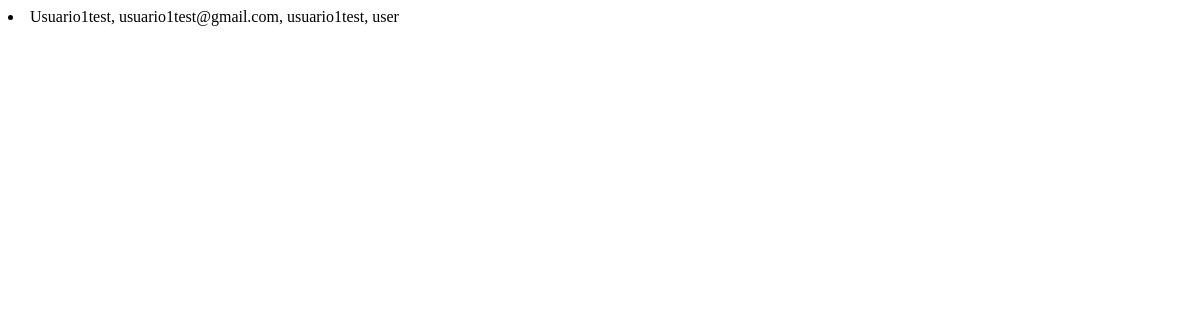
Page /leerUsuarios/ on the earlier database version.
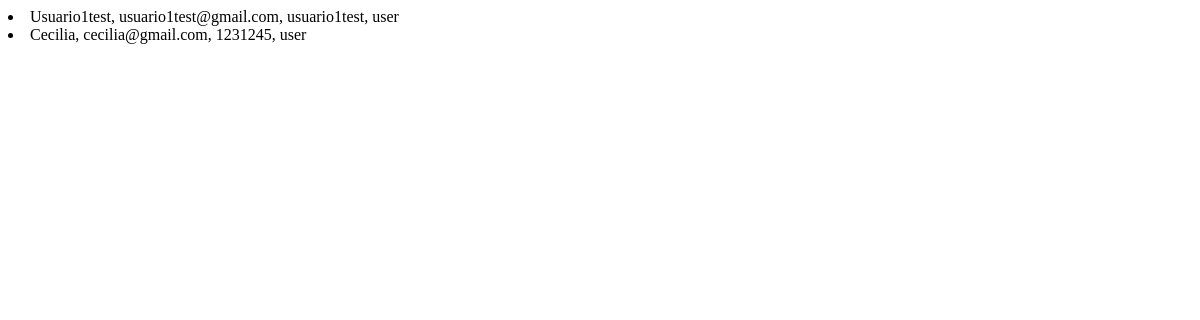
Same page on the later database version.
### AppGero/models.py (models this page shows)
class Usuario(models.Model):
    nombre = models.CharField(max_length=100)
    correo = models.EmailField(unique=True)
    contrasenia = models.CharField(max_length=100)
    rol = models.CharField(max_length=100)
    def __str__(self):
        return f"{self.nombre}, {self.correo}, {self.contrasenia}, {self.rol}"

### AppGero/views.py (the view)
# urls.py: path('leerUsuarios/', views.leerUsuarios, name='leerUsuarios'),
def leerUsuarios (request):
    usuario = Usuario.objects.all()
    contexto = {"usuarios":usuario}
    return render (request, "appgero/leerUsuarios.html", contexto)

### AppGero/templates/appgero/leerUsuarios.html (shortened to what this page needs)
<!DOCTYPE html>
<html lang="en">
<head>
</head>
<body>
    {% for p in usuarios %}
        <li>{{p}}</li>
    {% endfor %}
</body>
</html>

Differences in the rows shown:
added Usuario: nombre+correo+contrasenia "Cecilia, cecilia@gmail.com, 1231245, user"
